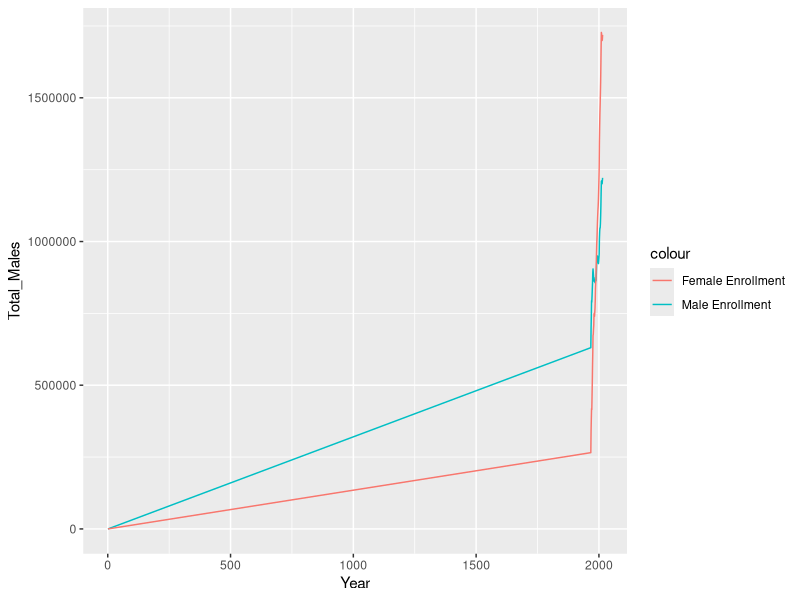
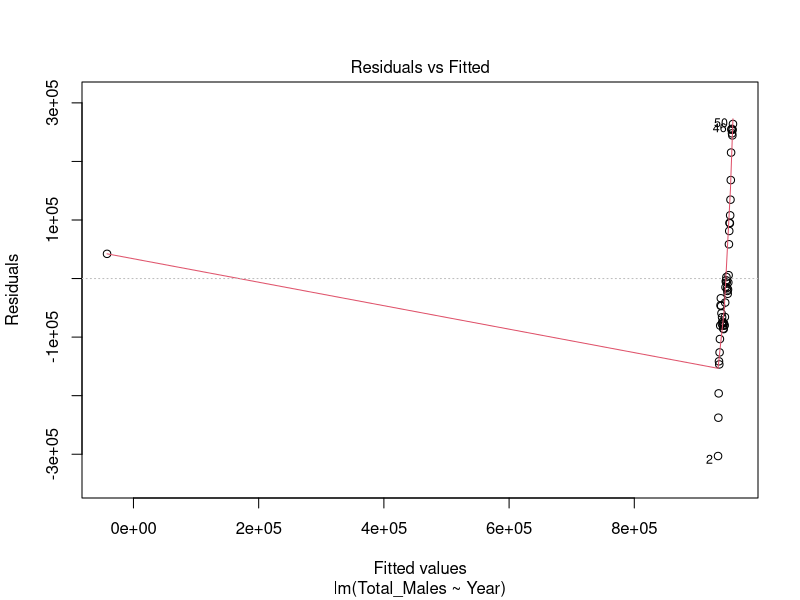
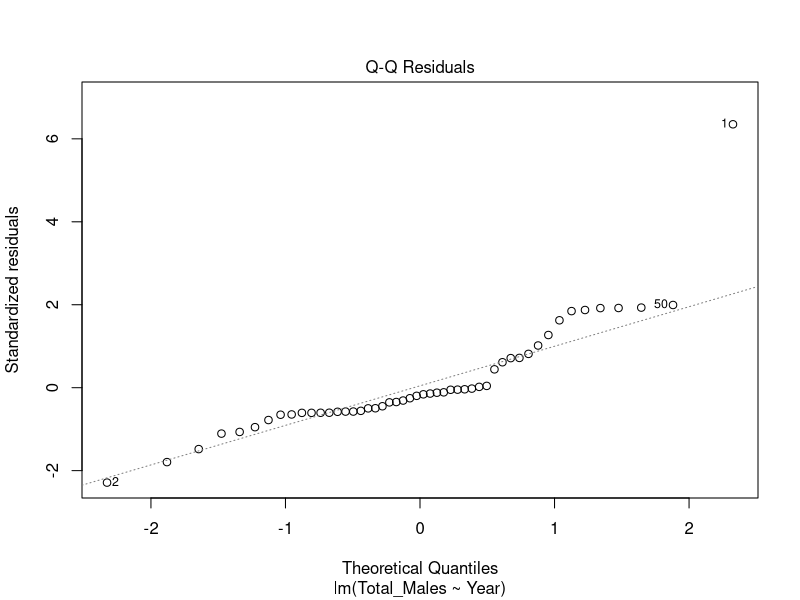
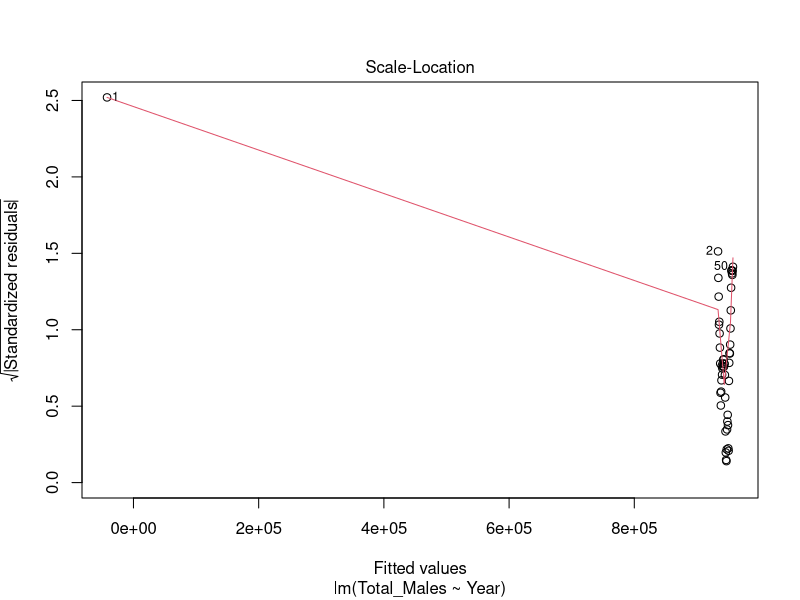
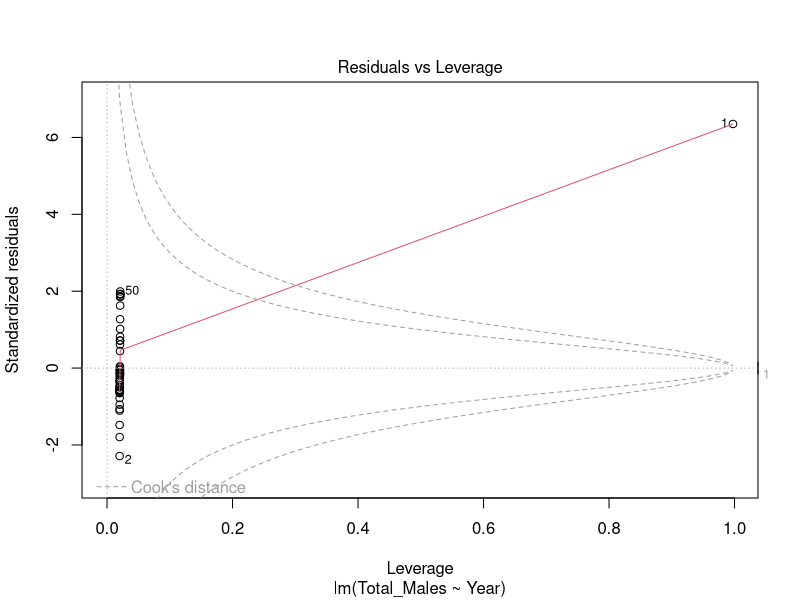
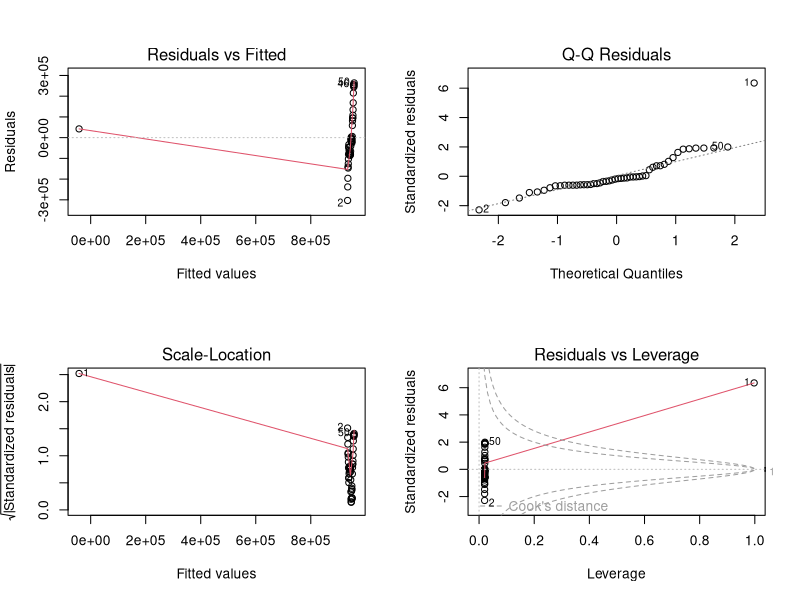
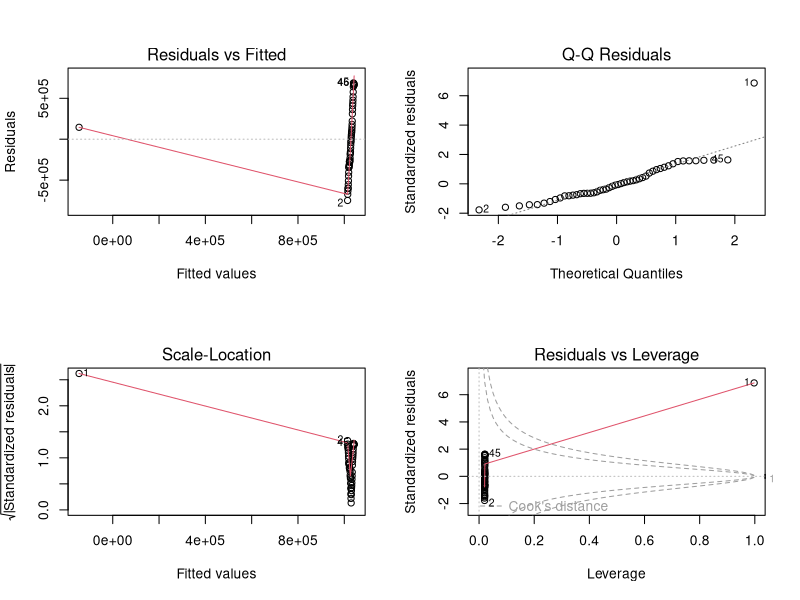
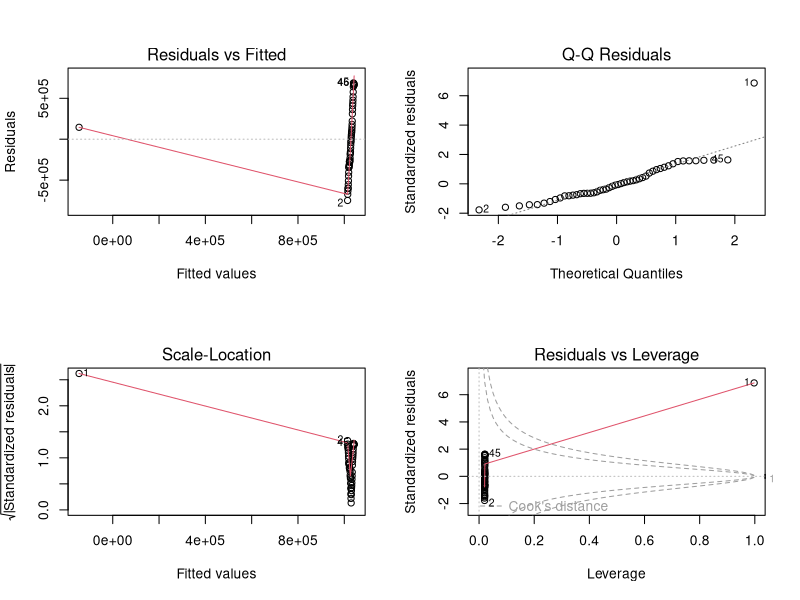

R code for these plots, in order: (Note: this script raises an error after producing the figures.)
## ---- chunk 1
knitr::opts_chunk$set(echo = TRUE)
## ---- chunk 2
library(tidyverse)
library(RColorBrewer)
library(kableExtra)
library(car)
library(reshape2)

read.csv("Doctoral_Salaries.csv")
read.csv("Faculty_Salaries.csv")
enrollment <- read.csv("Grad_enrollment.csv")
read.csv("phd.csv")

## ---- chunk 3
enrollment_line <- ggplot(enrollment, aes(x=Year))+
  geom_line(aes(y=Total_Males, colour = "Male Enrollment"))+
  geom_line(aes(y=Total_Females, colour = "Female Enrollment"))
   #Scatterplot of female enrollment

enrollment_line


## ---- chunk 4

menroll_model <- lm(Total_Males ~ Year, data = enrollment)
menroll_model
#results in equation y = - 17112153 + 9069x

fenroll_model <- lm(Total_Females ~ Year, data = enrollment)
fenroll_model
#results in equation y = - 58955502 + 30126x

## ---- chunk 5
plot(menroll_model)
par(mfrow = c(2,2))
plot(menroll_model)

#Q-Q plot appears normally distributed, but there seems to be peaks that don't match up with the red line on Residuals vs. Fitted graph.

summary(menroll_model)

#Multiple R-squared:  0.8545,	Adjusted R-squared:  0.8514 
#F-statistic:   276 on 1 and 47 DF,  p-value: < 2.2e-16
#Standard error  1087024 and 546

plot(fenroll_model)
par(mfrow = c(2,2))
plot(fenroll_model)

#Q-Q plot appears normally distributed, but there seems to be peaks that don't match up with the red line on Residuals vs. Fitted graph.

summary(fenroll_model)
#Multiple R-squared:  0.9827,	Adjusted R-squared:  0.9823 
#F-statistic:  2669 on 1 and 47 DF,  p-value: < 2.2e-16
#Standard error 1161000 and 583.2

## ---- chunk 6
enrollment_graph <- ggplot(enrollment, aes(x=Year))+
  geom_point(aes(y=Total_Males, color="green"))+ #add cl smooth
  geom_point(aes(y = Total_Females, color="red"))+
  geom_smooth(method = lm, se = TRUE, size = 0.5, color = "blue",(aes(y=Total_Males)))+
  geom_smooth(method = lm, se = TRUE, size = 0.5, color = "red",(aes(y=Total_Females)))+
  scale_colour_manual("", breaks = c("Total_Males", "Total_Females"), values = c("blue", "red")) +
  theme_classic()+
  scale_x_continuous(expand= c(0,0), limits= c(1967,2016))+
  labs(x= "Year", y = "Number of Students Enrolled")

enrollment_graph
  

## ---- chunk 7
doctoral <- read_csv("Doctoral_Salaries.csv")
## ---- chunk 8
doctoral_melt <- melt(doctoral[c('Field', 'Employment_Male', 'Employment_Female', 'Postdoc_Male', 'Postdoc_Female')],id.vars = 1)


employment_box <- ggplot(doctoral_melt, aes(x = variable, y = value, fill = variable))+
  geom_boxplot()
employment_box

## ---- chunk 9
employment_wilcox <- wilcox.test(doctoral$Employment_Male, doctoral$Employment_Female, paired = TRUE)
employment_wilcox #V = 101, p-value = 0.002572

postdoc_wilcox <- wilcox.test(doctoral$Postdoc_Male, doctoral$Postdoc_Female, paired = TRUE)
postdoc_wilcox #V = 19.5, p-value = 0.8884
## ---- chunk 10
faculty_salary <- read_csv("Faculty_Salaries.csv")

#Reorder columns
faculty_salary <- faculty_salary[c("Salary", "Discipline", "Sex", "Faculty_Rank", "Years_Since_PhD", "Years_Faculty_Service")]
  
## ---- chunk 11
#Salary means by Sex
sex_mean <- faculty_salary %>% 
  group_by(Sex) %>% 
  summarize(
    mean = mean(Salary)
  )

#Salary means by Discipline
discipline_mean <- faculty_salary %>% 
  group_by(Discipline) %>% 
  summarize(
    mean = mean(Salary)
  )

#Relationship between salary and faculty years of service
salary_service <- ggplot(faculty_salary, aes(x = Years_Faculty_Service, y = Salary)) +
  geom_point(aes(color = Sex, pch = Discipline))+
facet_wrap(~Discipline)

salary_service

#Relationship between salary and faculty rank, by sex and discipline
salary_yrs <- ggplot(faculty_salary, aes(x = Faculty_Rank, y = Salary)) +
  geom_point(aes(color = Sex, pch = Discipline), alpha = 0.5) +
  facet_wrap(~Discipline)

salary_yrs

## ---- chunk 12
salary_lm1 <- lm(Salary ~ Discipline + Sex + Faculty_Rank + Years_Since_PhD + Years_Faculty_Service, data = faculty_salary)
summary(salary_lm1)

## ---- chunk 13
salary_simple <- faculty_salary %>% 
  select(Salary, Years_Since_PhD, Years_Faculty_Service)

cor(salary_simple) #High correlation bw Years_Since_PhD and Years_Faculty_Service

#VIF
vif(salary_lm1)

## ---- chunk 14
#Model without Years_Since_PhD 
salary_lm2 <- lm(Salary ~ Discipline + Sex + Faculty_Rank + Years_Faculty_Service, data = faculty_salary)
summary(salary_lm2)

vif(salary_lm2)

#Model without Years_Faculty_Service 
salary_lm3 <- lm(Salary ~ Discipline + Sex + Faculty_Rank + Years_Since_PhD, data = faculty_salary)
summary(salary_lm3)

vif(salary_lm3)

#Model without Years_Since_PhD and Years_Faculty_Service
salary_lm4 <- lm(Salary ~ Discipline + Sex + Faculty_Rank, data = faculty_salary)
summary(salary_lm4)

vif(salary_lm4)

## ---- chunk 15
salary_lm5 <- lm(Salary ~ Discipline + Sex + Faculty_Rank + Years_Faculty_Service + Discipline*Years_Faculty_Service, data = faculty_salary)

summary(salary_lm5)
vif(salary_lm5)

#Relationship between salary and Years_Faculty_Service, by discipline
service_model <- lm(Salary ~ Years_Faculty_Service + Discipline, data = faculty_salary)

service_graph1 <- ggplot(faculty_salary, aes(x = Years_Faculty_Service, y = Salary))+
geom_point(aes(color = Discipline))+
  facet_wrap(~Discipline)+
  geom_smooth(method = lm, se = TRUE, size = 0.5, color = "gray20")
service_graph1

service_graph2 <- ggplot(faculty_salary, aes(x = Years_Faculty_Service, y = Salary))+
geom_point()+
  geom_smooth(method = lm, se = TRUE, size = 0.5, color = "gray20")
service_graph2

service_graph3 <- ggplot(faculty_salary, aes(x = Years_Since_PhD, y = Salary))+
geom_point()+
  geom_smooth(method = lm, se = TRUE, size = 0.5, color = "gray20")
service_graph3
## ---- chunk 16
plot(salary_lm2)
plot(salary_lm3)
plot(salary_lm4)
plot(salary_lm5)
## ---- chunk 17
sat_aic <- AIC(salary_lm1)
sat_aic #9093.8

lm2_aic <- AIC(salary_lm2)
lm2_aic #9096.8

lm3_aic <- AIC(salary_lm3)
lm3_aic #9097.2

lm4_aic <- AIC(salary_lm4)
lm4_aic #9095.5

lm5_aic <- AIC(salary_lm5)
lm5_aic #9093.6

#lm4 < lm3 < lm2
